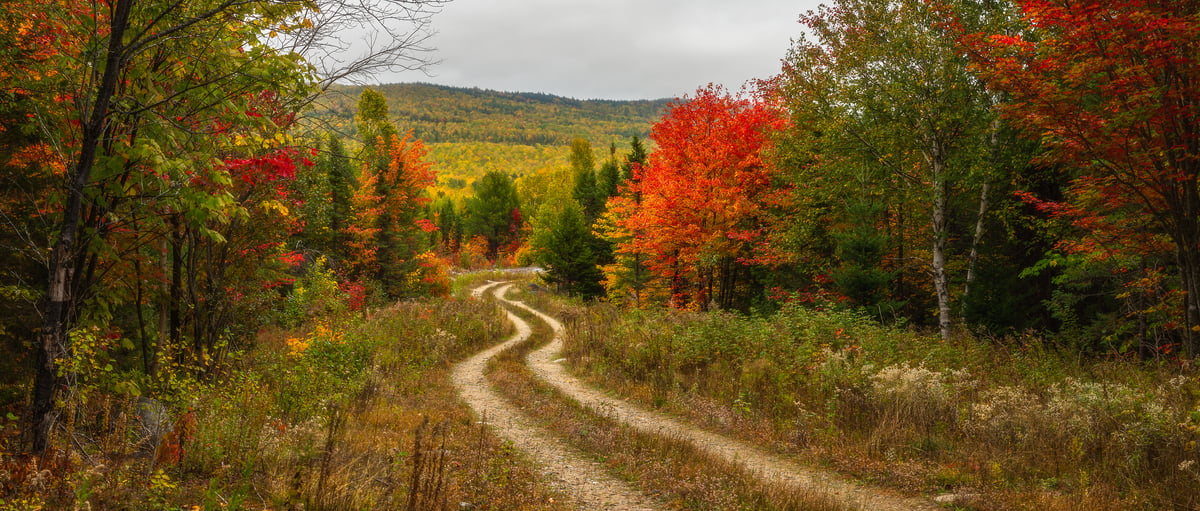
#> input picture nature.jpeg, 1200 x 511 px
$ python color2.py
#> lines starting #> are read from the running program, lines starting #| are printed output that depends on the picture
#!/usr/bin/env python
# coding: utf-8

# In[3]:


import cv2
from sklearn.cluster import KMeans
import matplotlib.pyplot as plt

# #Bilateral Method to reduce image noise

# In[14]:


# Read the image.
img = cv2.imread('nature.jpeg')
#> img is the input picture: shape (511, 1200, 3); mean B, G, R 37.5, 80.6, 104.1

# Apply bilateral filter with d = 15,
# sigmaColor = sigmaSpace = 75.
bilateral = cv2.bilateralFilter(img, 15, 75, 75)
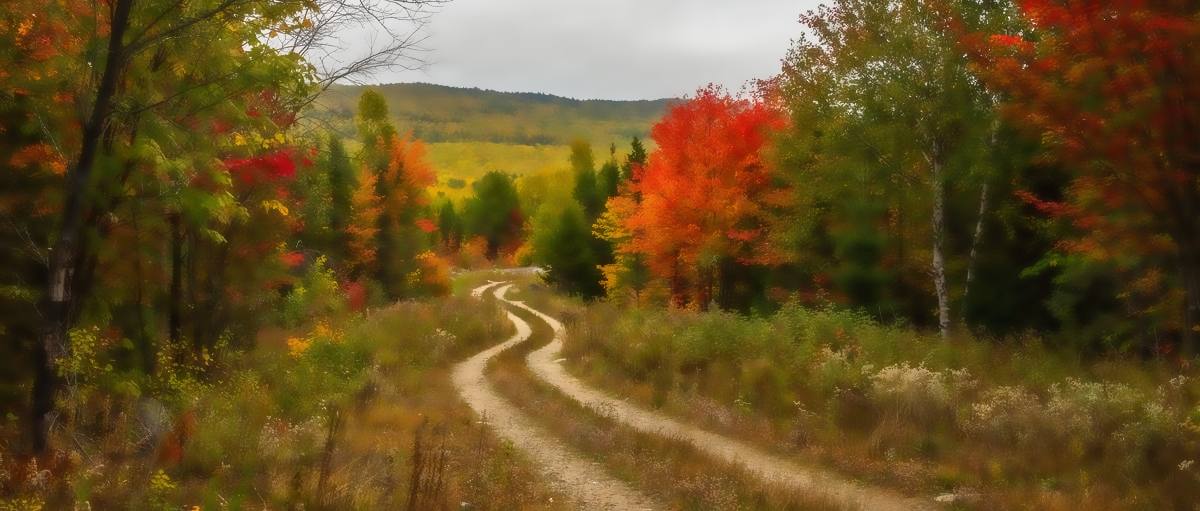
#> bilateral: shape (511, 1200, 3); mean B, G, R 36.9, 80.1, 103.4

# Save the output.
cv2.imwrite('nature_qqq.jpeg', bilateral)

# # Convert RGB into CIE Lab color space

# In[42]:


from PIL import Image
import numpy as np
import cv2

# Open the image
img = Image.open('nature.jpeg').convert('RGB')
#> img: PIL image 1200x511 RGB

# Convert the image to a NumPy array
img_array = np.array(img)

# Convert RGB to BGR (OpenCV uses BGR)
img_array = img_array[:, :, ::-1]

# Convert from BGR to CIELAB
lab_image = cv2.cvtColor(img_array, cv2.COLOR_BGR2Lab)
#> lab_image: shape (511, 1200, 3); mean of channels 0, 1, 2 90.4, 133, 155.6

# Now, lab_image contains the CIELAB values of the image
# cv2.imwrite('new_flower2.jpg', lab_image)
pixels = lab_image.reshape((-1, 3))  # Calculate the number of rows for me, 3 cols
# Seprate group
num_group = 10

# Based on the num_group value seprate into number of groups
kmeans = KMeans(n_clusters=num_group)
kmeans.fit(pixels)

# Get the colors (in Lab color space)
colors_lab = kmeans.cluster_centers_
colors_rgb = [cv2.cvtColor(np.uint8([[color]]), cv2.COLOR_Lab2RGB)[0][0] for color in colors_lab]

# Display the colors as a palette
plt.figure(figsize=(8, 6))
palette = np.zeros((50, 50 * num_group, 3), dtype=np.uint8)

for i, color in enumerate(colors_rgb):
    palette[:, i * 50:(i + 1) * 50, :] = color

plt.imshow(palette)
plt.axis('off')
plt.show()
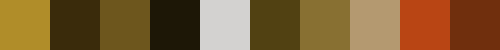
#> shown: shape (50, 500, 3); mean R, G, B 127.7, 94.9, 50.8

# In[40]:


from skimage import io, segmentation, color, graph
import skimage.future
import numpy as np


# Define your functions _weight_mean_color and merge_mean_color here
def _weight_mean_color(graph, src, dst, n):
    diff = graph.nodes[dst]['mean color'] - graph.nodes[n]['mean color']
    diff = np.linalg.norm(diff)
    return {'weight': diff}


def merge_mean_color(graph, src, dst):
    graph.nodes[dst]['total color'] += graph.nodes[src]['total color']
    graph.nodes[dst]['pixel count'] += graph.nodes[src]['pixel count']
    graph.nodes[dst]['mean color'] = (graph.nodes[dst]['total color'] /
                                      graph.nodes[dst]['pixel count'])


# Load your own image instead of using data.coffee()
img = io.imread('nature.jpeg')  # Make sure the path to your image is correct

# Apply SLIC segmentation to your image
labels = segmentation.slic(img, compactness=30, n_segments=400, start_label=1)
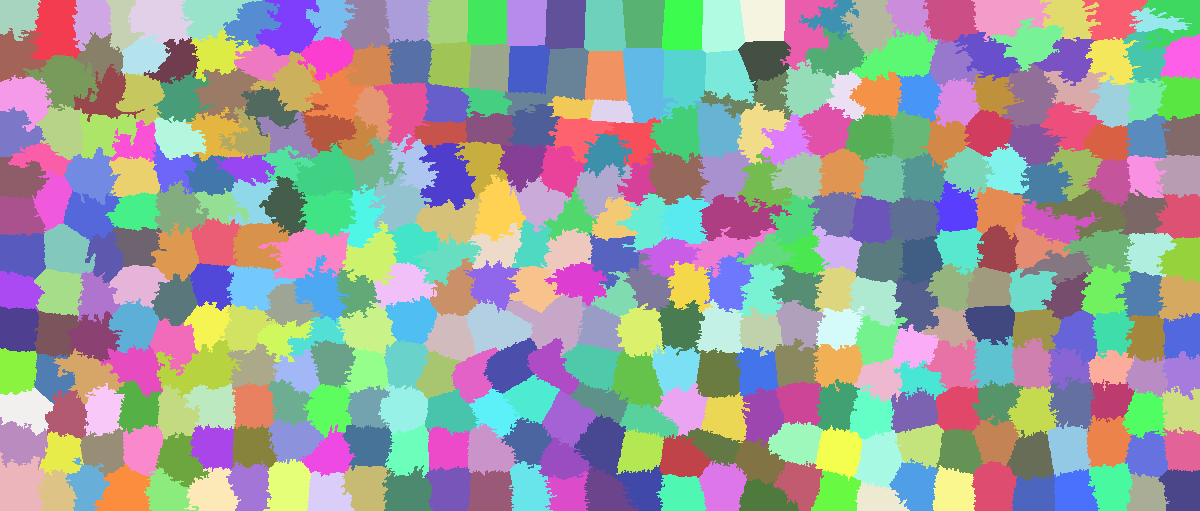
#> labels: shape (511, 1200) int64; 387 distinct labels, from 1 to 387; one colour per label, 0 black

# Create a RAG using the mean color
g = graph.rag_mean_color(img, labels, mode='distance')  # Ensure mode is correctly set

# Merge similar regions based on color
labels2 = graph.merge_hierarchical(labels, g, thresh=35, rag_copy=False,
                                   in_place_merge=True,
                                   merge_func=merge_mean_color,
                                   weight_func=_weight_mean_color)
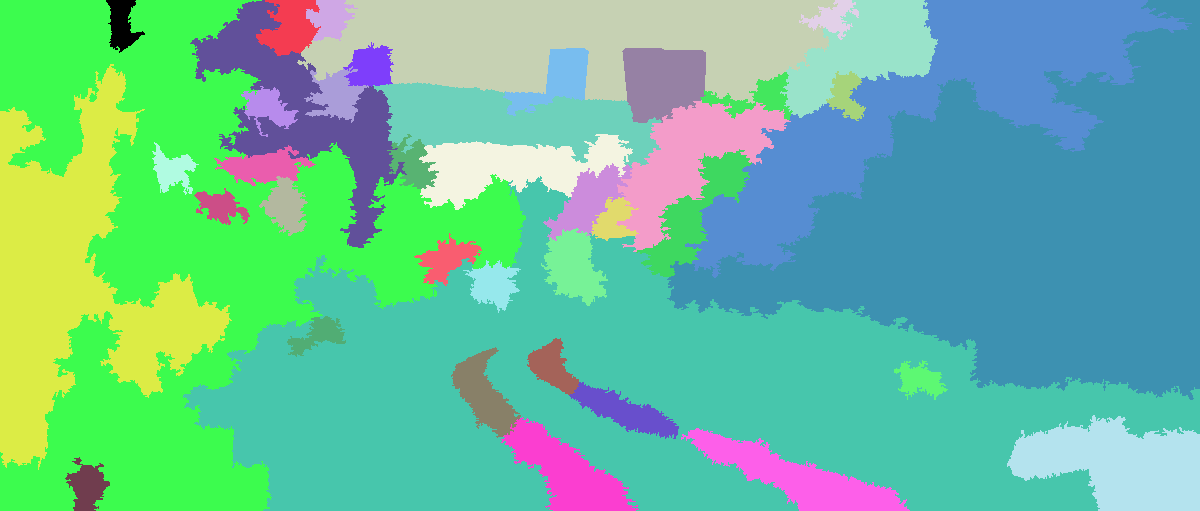
#> labels2: shape (511, 1200) int64; 42 distinct labels, from 0 to 41; one colour per label, 0 black

# Create an output image showing the merged regions
out = color.label2rgb(labels2, img, kind='avg', bg_label=0)
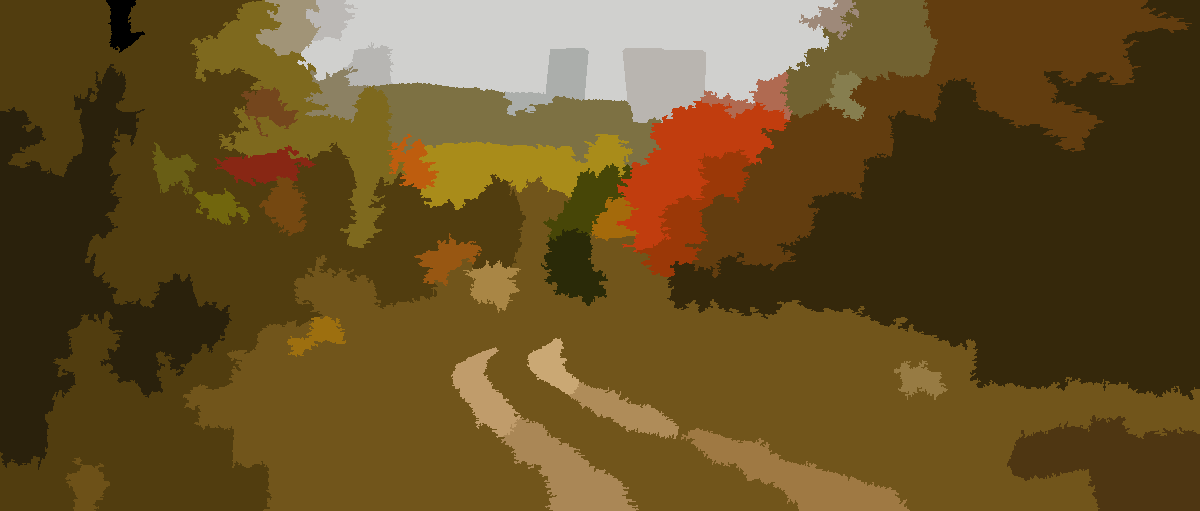
#> out: shape (511, 1200, 3); mean R, G, B 103.4, 80, 36.9
out = segmentation.mark_boundaries(out, labels2, (0, 0, 0))
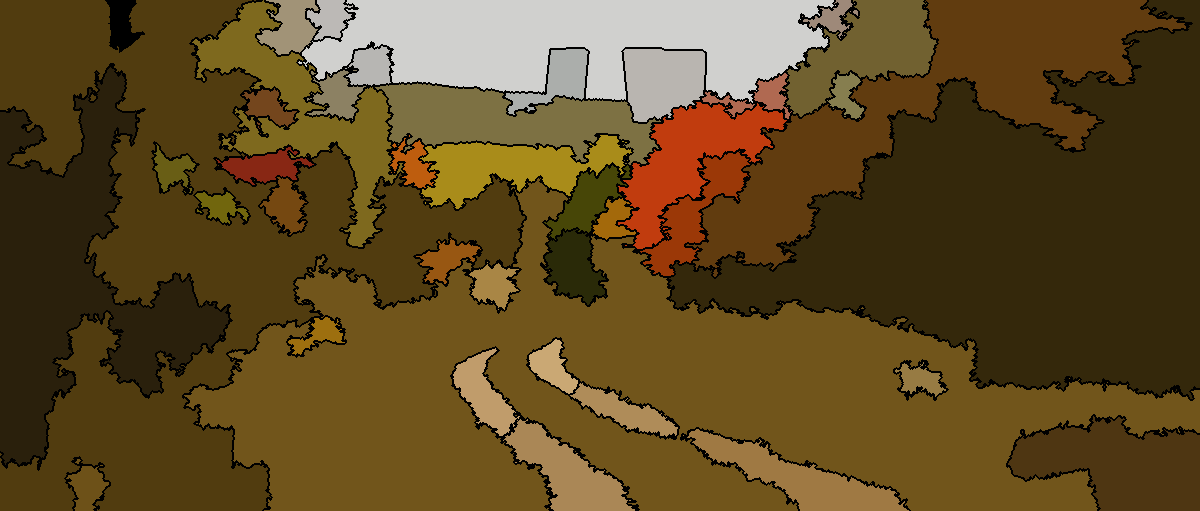
#> out: shape (511, 1200, 3) float64; mean R, G, B 0.38, 0.294, 0.136

# Display the output image
io.imshow(out)
io.show()
#> (the run stopped early here; a loop or call above may not have finished)

$ run again, with 500_20240221_192733_image.png saved as nature.jpeg
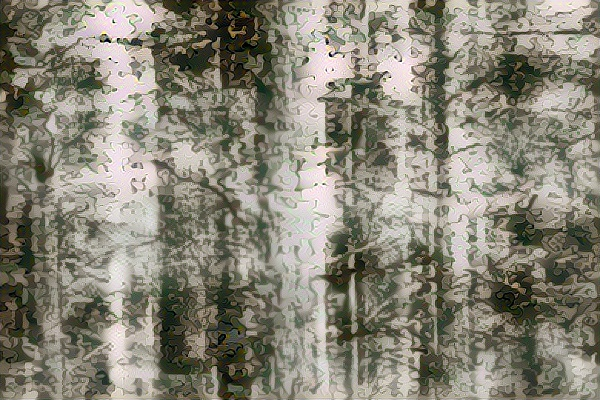
#> input picture 500_20240221_192733_image.png, 600 x 400 px
#> img is the input picture: shape (400, 600, 3); mean B, G, R 118.8, 132.8, 136.2
#> img: PIL image 600x400 RGB
#> lab_image: shape (400, 600, 3); mean of channels 0, 1, 2 139.2, 126.6, 136.2
#> labels: shape (400, 600) int64; 415 distinct labels, from 1 to 415
#> `labels2 = graph.merge_hierarchical(labels, g, thresh=35, rag_copy=Fals..`:
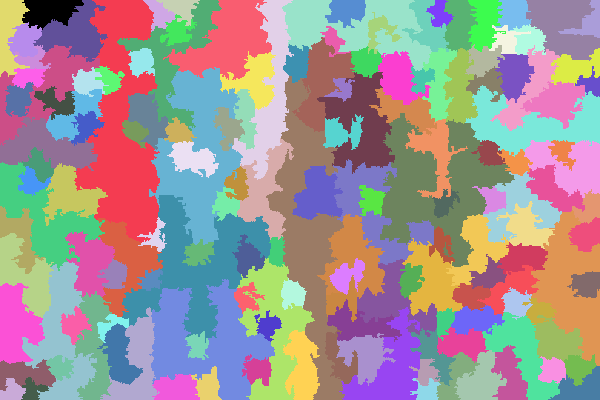
#> labels2: shape (400, 600) int64; 152 distinct labels, from 0 to 151; one colour per label, 0 black
#> `out = segmentation.mark_boundaries(out, labels2, (0, 0, 0))`:
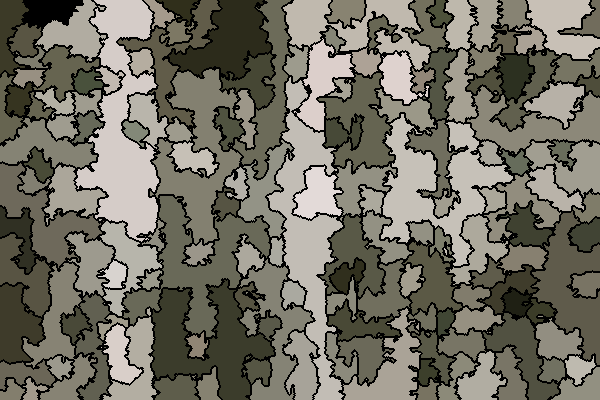
#> out: shape (400, 600, 3) float64; mean R, G, B 0.447, 0.436, 0.39
